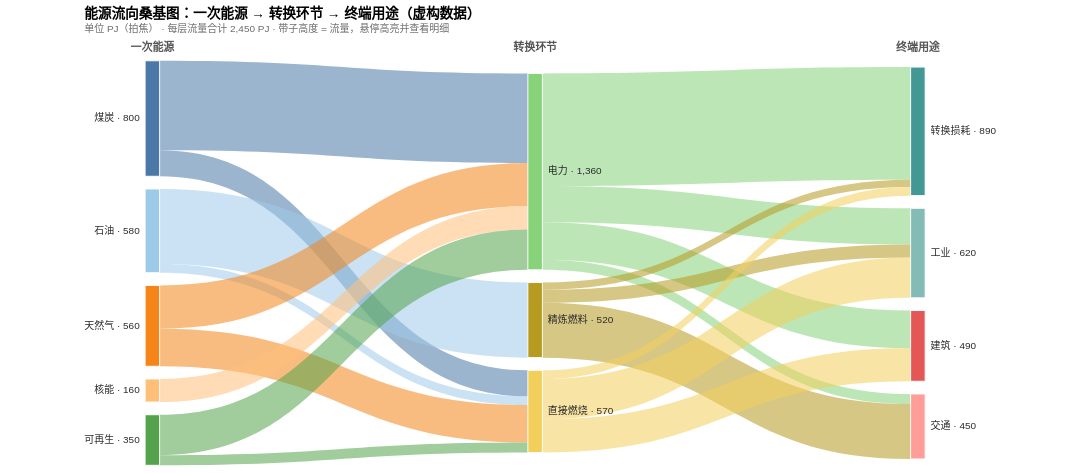

Vega-Lite specification for this chart:
### Vega specification from a JSON file in a GitHub repository (floating-point values rounded to 4 significant figures)
{"$schema": "https://vega.github.io/schema/vega/v6.json", "description": "桑基/冲积图：三层能源流量。用 aggregate 求节点总量、window 求层内序号、stack 分别在节点侧与边侧堆叠，再用 path mark 手工拼三次贝塞尔曲线画连接带", "width": 860, "height": 470, "padding": {"left": 92, "top": 8, "right": 104, "bottom": 8}, "title": {"text": "能源流向桑基图：一次能源 → 转换环节 → 终端用途（虚构数据）", "subtitle": {"signal": "'单位 PJ（拍焦） · 每层流量合计 ' + format(maxLayerTotal, ',d') + ' PJ · 带子高度 = 流量，悬停高亮并查看明细'"}, "anchor": "start", "fontSize": 15, "subtitleFontSize": 11, "subtitleColor": "#6b6b6b", "offset": 6}, "signals": [{"description": "节点矩形的宽度（像素）。它同时决定层间距 layerStep", "name": "nodeWidth", "value": 16, "bind": {"input": "range", "min": 6, "max": 32, "step": 1}}, {"description": "同一层内相邻节点之间留出的像素间隙。间隙越大，可用于画流量的像素越少", "name": "nodeGap", "value": 14, "bind": {"input": "range", "min": 2, "max": 40, "step": 1}}, {"description": "连接带的填充不透明度：调低看整体骨架，调高看单条流向", "name": "ribbonOpacity", "value": 0.55, "bind": {"input": "range", "min": 0.1, "max": 1, "step": 0.05}}, {"description": "贝塞尔控制点的水平位置（占跨度比例）。0 = 直线，0.5 = 教科书桑基的 S 形", "name": "curvature", "value": 0.5, "bind": {"input": "range", "min": 0, "max": 1, "step": 0.05}}, {"description": "顶部让给列标题的高度，避免列标题压到节点", "name": "headerH", "value": 24}, {"description": "最大的单层流量合计。它是 flow 比例尺的 domain 上界", "name": "maxLayerTotal", "update": "length(data('layer_max')) ? data('layer_max')[0].maxTotal : 0"}, {"description": "节点数最多的那一层有几个节点，用来预留全部间隙", "name": "maxLayerCount", "update": "length(data('layer_max')) ? data('layer_max')[0].maxCount : 1"}, {"name": "layerCount", "update": "length(data('layer_max')) ? data('layer_max')[0].layerCount : 1"}, {"description": "相邻两层节点左边缘的水平距离", "name": "layerStep", "update": "(width - nodeWidth) / max(layerCount - 1, 1)"}, {"description": "扣掉列标题与全部节点间隙后，真正能拿来表示流量的垂直像素数", "name": "plotH", "update": "max(height - headerH - (maxLayerCount - 1) * nodeGap, 10)"}], "data": [{"description": "边表：每条边一行。source/target 用节点名，value 是流量（PJ）。上下游守恒：每个中间节点的入流之和 = 出流之和", "name": "flows", "values": [{"source": "煤炭", "target": "电力", "value": 620}, {"source": "煤炭", "target": "直接燃烧", "value": 180}, {"source": "石油", "target": "精炼燃料", "value": 520}, {"source": "石油", "target": "直接燃烧", "value": 60}, {"source": "天然气", "target": "电力", "value": 300}, {"source": "天然气", "target": "直接燃烧", "value": 260}, {"source": "核能", "target": "电力", "value": 160}, {"source": "可再生", "target": "电力", "value": 280}, {"source": "可再生", "target": "直接燃烧", "value": 70}, {"source": "电力", "target": "转换损耗", "value": 780}, {"source": "电力", "target": "工业", "value": 250}, {"source": "电力", "target": "建筑", "value": 260}, {"source": "电力", "target": "交通", "value": 70}, {"source": "精炼燃料", "target": "转换损耗", "value": 50}, {"source": "精炼燃料", "target": "工业", "value": 90}, {"source": "精炼燃料", "target": "交通", "value": 380}, {"source": "直接燃烧", "target": "转换损耗", "value": 60}, {"source": "直接燃烧", "target": "工业", "value": 280}, {"source": "直接燃烧", "target": "建筑", "value": 230}]}, {"description": "节点表：只声明「在第几层」和「层内自上而下的排序」，高度完全由流量算出来", "name": "node_names", "values": [{"name": "煤炭", "layer": 0, "order": 0}, {"name": "石油", "layer": 0, "order": 1}, {"name": "天然气", "layer": 0, "order": 2}, {"name": "核能", "layer": 0, "order": 3}, {"name": "可再生", "layer": 0, "order": 4}, {"name": "电力", "layer": 1, "order": 0}, {"name": "精炼燃料", "layer": 1, "order": 1}, {"name": "直接燃烧", "layer": 1, "order": 2}, {"name": "转换损耗", "layer": 2, "order": 0}, {"name": "工业", "layer": 2, "order": 1}, {"name": "建筑", "layer": 2, "order": 2}, {"name": "交通", "layer": 2, "order": 3}]}, {"description": "每个节点的出流合计", "name": "out_totals", "source": "flows", "transform": [{"type": "aggregate", "groupby": ["source"], "fields": ["value"], "ops": ["sum"], "as": ["outTotal"]}]}, {"description": "每个节点的入流合计", "name": "in_totals", "source": "flows", "transform": [{"type": "aggregate", "groupby": ["target"], "fields": ["value"], "ops": ["sum"], "as": ["inTotal"]}]}, {"description": "节点 + 总量 + 层内序号 + 层内堆叠区间（还是数据单位，不是像素）", "name": "nodes", "source": "node_names", "transform": [{"type": "lookup", "from": "out_totals", "key": "source", "fields": ["name"], "values": ["outTotal"], "as": ["outTotal"], "default": 0}, {"type": "lookup", "from": "in_totals", "key": "target", "fields": ["name"], "values": ["inTotal"], "as": ["inTotal"], "default": 0}, {"type": "formula", "as": "total", "expr": "max(datum.inTotal, datum.outTotal)"}, {"type": "window", "groupby": ["layer"], "sort": {"field": "order"}, "ops": ["rank"], "as": ["slot"]}, {"type": "stack", "groupby": ["layer"], "field": "total", "sort": {"field": "order"}, "as": ["v0", "v1"]}]}, {"description": "每层的流量合计与节点个数，用于（1）flow 比例尺 domain（2）把每层垂直居中", "name": "layer_stats", "source": "nodes", "transform": [{"type": "aggregate", "groupby": ["layer"], "fields": ["total", null], "ops": ["sum", "count"], "as": ["layerTotal", "nodeCount"]}]}, {"description": "全局极值：最大层流量、最大层节点数、层数。单行数据集，供 signal 读取", "name": "layer_max", "source": "layer_stats", "transform": [{"type": "aggregate", "fields": ["layerTotal", "nodeCount", null], "ops": ["max", "max", "count"], "as": ["maxTotal", "maxCount", "layerCount"]}]}, {"description": "节点的像素几何：nx/ny0/ny1。层内堆叠值经 flow 比例尺换成像素，再叠上 (slot-1) 个间隙与整层居中偏移", "name": "node_geom", "source": "nodes", "transform": [{"type": "lookup", "from": "layer_stats", "key": "layer", "fields": ["layer"], "values": ["layerTotal", "nodeCount"], "as": ["layerTotal", "nodeCount"], "default": 0}, {"type": "formula", "as": "nx", "expr": "datum.layer * layerStep"}, {"type": "formula", "as": "layerH", "expr": "scale('flow', datum.layerTotal) + (datum.nodeCount - 1) * nodeGap"}, {"type": "formula", "as": "yTop", "expr": "headerH + (height - headerH - datum.layerH) / 2"}, {"type": "formula", "as": "ny0", "expr": "datum.yTop + scale('flow', datum.v0) + (datum.slot - 1) * nodeGap"}, {"type": "formula", "as": "ny1", "expr": "datum.yTop + scale('flow', datum.v1) + (datum.slot - 1) * nodeGap"}]}, {"description": "连接带：先把两端节点的几何 lookup 进来，再在源侧按 target 顺序、目标侧按 source 顺序各堆叠一次，最后换算成四条边界的 y 像素", "name": "links", "source": "flows", "transform": [{"type": "lookup", "from": "node_geom", "key": "name", "fields": ["source"], "values": ["nx", "ny0", "layer", "order", "total"], "as": ["srcX", "srcY0", "srcLayer", "srcOrder", "srcTotal"]}, {"type": "lookup", "from": "node_geom", "key": "name", "fields": ["target"], "values": ["nx", "ny0", "layer", "order", "total"], "as": ["tgtX", "tgtY0", "tgtLayer", "tgtOrder", "tgtTotal"]}, {"type": "stack", "groupby": ["source"], "field": "value", "sort": {"field": ["tgtLayer", "tgtOrder"]}, "as": ["so0", "so1"]}, {"type": "stack", "groupby": ["target"], "field": "value", "sort": {"field": ["srcLayer", "srcOrder"]}, "as": ["ti0", "ti1"]}, {"type": "formula", "as": "x0", "expr": "datum.srcX + nodeWidth"}, {"type": "formula", "as": "x1", "expr": "datum.tgtX"}, {"type": "formula", "as": "sy0", "expr": "datum.srcY0 + scale('flow', datum.so0)"}, {"type": "formula", "as": "sy1", "expr": "datum.srcY0 + scale('flow', datum.so1)"}, {"type": "formula", "as": "ty0", "expr": "datum.tgtY0 + scale('flow', datum.ti0)"}, {"type": "formula", "as": "ty1", "expr": "datum.tgtY0 + scale('flow', datum.ti1)"}]}, {"description": "列标题", "name": "columns", "values": [{"layer": 0, "label": "一次能源"}, {"layer": 1, "label": "转换环节"}, {"layer": 2, "label": "终端用途"}]}], "scales": [{"name": "flow", "type": "linear", "domain": {"data": "layer_stats", "field": "layerTotal"}, "zero": true, "nice": false, "range": [0, {"signal": "plotH"}]}, {"name": "nodeColor", "type": "ordinal", "domain": {"data": "node_names", "field": "name"}, "range": {"scheme": "tableau20"}}], "marks": [{"description": "连接带：path mark 的 path 通道吃一段 SVG path 字符串。这里手工拼 M-C-L-C-Z：上边界一条三次贝塞尔，右端竖线，下边界反向一条贝塞尔，闭合成带子", "type": "path", "name": "ribbons", "from": {"data": "links"}, "encode": {"enter": {"x": {"value": 0}, "y": {"value": 0}, "fill": {"scale": "nodeColor", "field": "source"}, "tooltip": {"signal": "{'流向': datum.source + ' → ' + datum.target, '流量': format(datum.value, ',d') + ' PJ', '占上游节点': format(datum.value / datum.srcTotal, '.1%'), '占下游节点': format(datum.value / datum.tgtTotal, '.1%')}"}}, "update": {"path": {"signal": "'M' + format(datum.x0, '.1f') + ',' + format(datum.sy0, '.1f') + 'C' + format(datum.x0 + (datum.x1 - datum.x0) * curvature, '.1f') + ',' + format(datum.sy0, '.1f') + ' ' + format(datum.x1 - (datum.x1 - datum.x0) * curvature, '.1f') + ',' + format(datum.ty0, '.1f') + ' ' + format(datum.x1, '.1f') + ',' + format(datum.ty0, '.1f') + 'L' + format(datum.x1, '.1f') + ',' + format(datum.ty1, '.1f') + 'C' + format(datum.x1 - (datum.x1 - datum.x0) * curvature, '.1f') + ',' + format(datum.ty1, '.1f') + ' ' + format(datum.x0 + (datum.x1 - datum.x0) * curvature, '.1f') + ',' + format(datum.sy1, '.1f') + ' ' + format(datum.x0, '.1f') + ',' + format(datum.sy1, '.1f') + 'Z'"}, "fillOpacity": {"signal": "ribbonOpacity"}, "stroke": {"value": null}, "zindex": {"value": 0}}, "hover": {"fillOpacity": {"value": 0.95}, "stroke": {"value": "#333333"}, "strokeWidth": {"value": 1}, "zindex": {"value": 1}}}}, {"description": "节点矩形：高度 = 流经该节点的流量之和", "type": "rect", "name": "node_bars", "from": {"data": "node_geom"}, "encode": {"enter": {"fill": {"scale": "nodeColor", "field": "name"}, "tooltip": {"signal": "{'节点': datum.name, '入流': format(datum.inTotal, ',d') + ' PJ', '出流': format(datum.outTotal, ',d') + ' PJ', '占本层': format(datum.total / datum.layerTotal, '.1%')}"}}, "update": {"x": {"field": "nx"}, "width": {"signal": "nodeWidth"}, "y": {"field": "ny0"}, "y2": {"field": "ny1"}, "stroke": {"value": "#ffffff"}, "strokeWidth": {"value": 1}}, "hover": {"stroke": {"value": "#222222"}, "strokeWidth": {"value": 2}}}}, {"description": "节点标签：第 0 层写在节点左侧，其余层写在右侧，避免和画布外沿冲突", "type": "text", "name": "node_labels", "from": {"data": "node_geom"}, "interactive": false, "encode": {"enter": {"fontSize": {"value": 11}, "fill": {"value": "#2b2b2b"}, "baseline": {"value": "middle"}}, "update": {"x": {"signal": "datum.layer === 0 ? datum.nx - 6 : datum.nx + nodeWidth + 6"}, "y": {"signal": "(datum.ny0 + datum.ny1) / 2"}, "align": {"signal": "datum.layer === 0 ? 'right' : 'left'"}, "text": {"signal": "datum.name + ' · ' + format(datum.total, ',d')"}}}}, {"description": "列标题：横坐标是「第几层」，没有连续轴，所以用 text mark 手工放三个表头", "type": "text", "name": "column_titles", "from": {"data": "columns"}, "interactive": false, "encode": {"enter": {"fontSize": {"value": 12}, "fontWeight": {"value": "bold"}, "fill": {"value": "#555555"}, "align": {"value": "center"}, "baseline": {"value": "bottom"}}, "update": {"x": {"signal": "datum.layer * layerStep + nodeWidth / 2"}, "y": {"signal": "headerH - 8"}, "text": {"field": "label"}}}}]}
